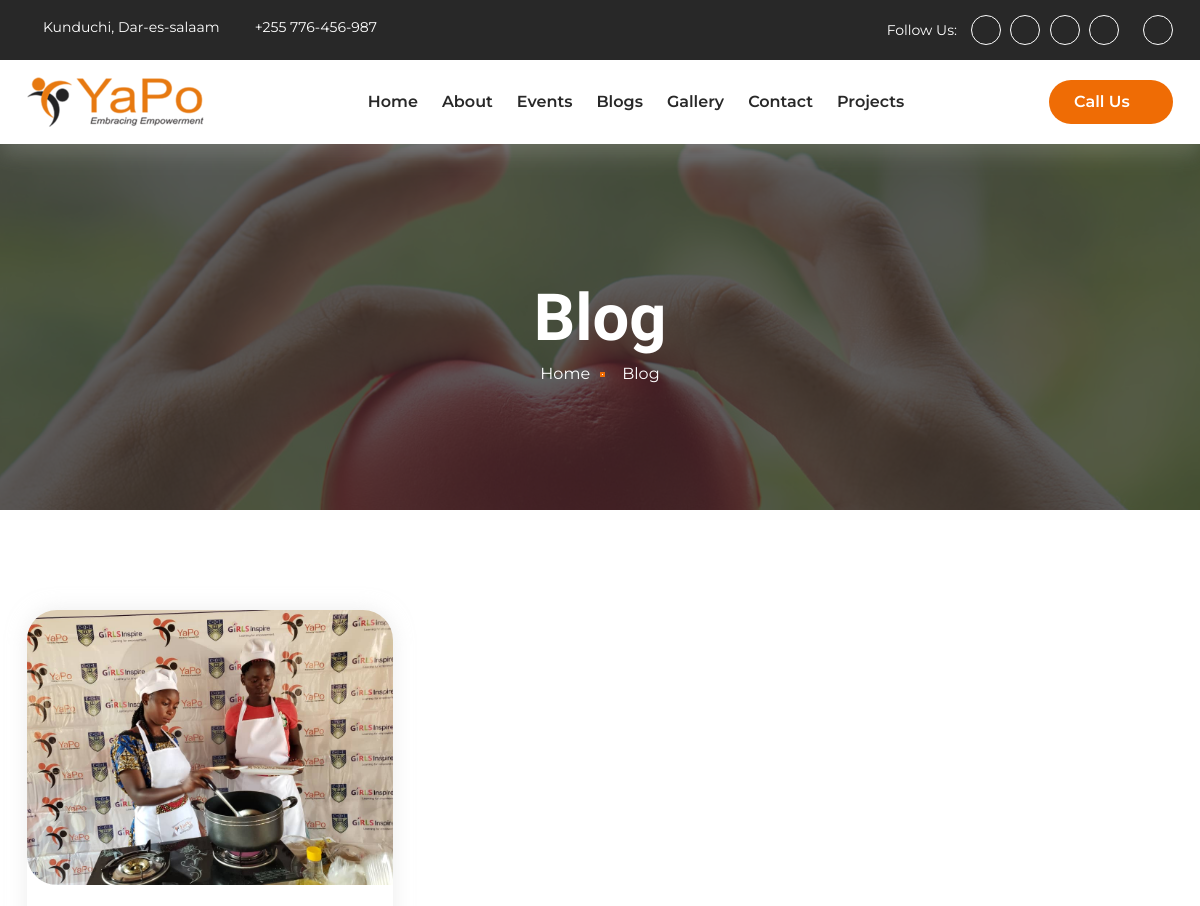
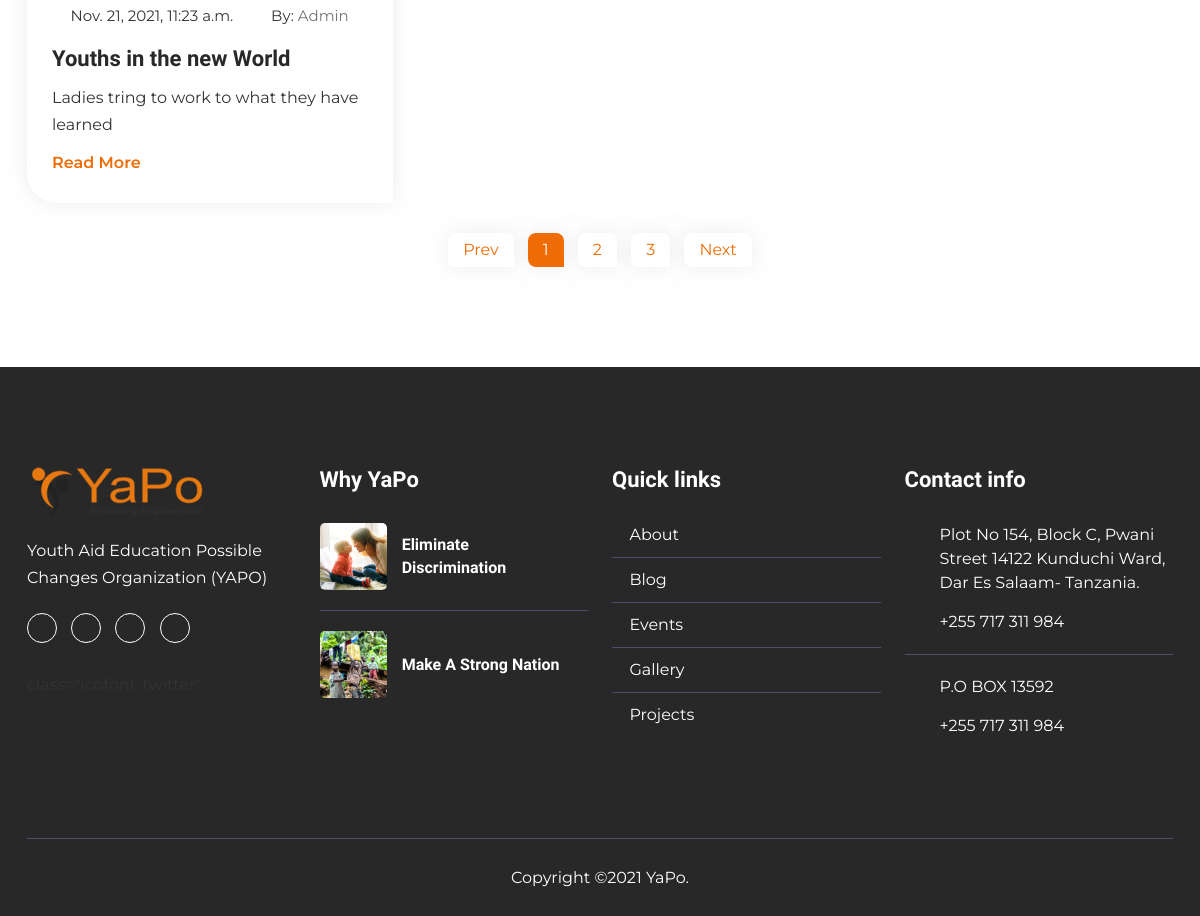
Screenshot of /blog/ with the database file from the repository (2 pictures, top to bottom).
### core/models.py (models this page shows, shortened)
class Blog(models.Model):
    title = models.CharField(max_length=120)
    image1 = models.FileField()
    time = models.DateTimeField(auto_now_add=True)
    overview = models.CharField(max_length=300)
    image2 = models.FileField()
    description = models.TextField()
    author = models.CharField(max_length=300)
    author_image = models.FileField()
    author_name = models.CharField(max_length=125)

### core/views.py (the view)
# urls.py: path('blog/', blog, name='blog'),
def blog(request):
    blogs = Blog.objects.all()
    context = {
      'blogs': blogs
    }
    return render(request, 'blog.html', context)

### templates/blog.html
{% extends 'base.html' %}
{% load static %}
{% block content %}
    <div class="page-title-area title-bg-six">
        <div class="d-table">
            <div class="d-table-cell">
                <div class="container">
                    <div class="title-item">
                        <h2>Blog</h2>
                        <ul>
                            <li>
                                <a href="{% url 'index' %}">Home</a>
                            </li>
                            <li>
                                <span>Blog</span>
                            </li>
                        </ul>
                    </div>
                </div>
            </div>
        </div>
    </div>
    <section class="blog-area three ptb-100">
        <div class="container">
            <div class="row">
                {% for blog in blogs %}
                <div class="col-sm-6 col-lg-4">
                    <div class="blog-item">
                        <div class="top">
                            <a href="{% url 'blog-details' blog.id %}">
                                <img src="{{ blog.image1.url }}" alt="Blog">
                            </a>
                        </div>
                        <div class="bottom">
                            <ul>
                                <li>
                                    <i class="icofont-calendar"></i>
                                    <span>{{ blog.time }}</span>
                                </li>
                                <li>
                                    <i class="icofont-user-alt-3"></i>
                                    <span>By:</span>
                                    <a href="{% url 'blog-details' blog.id %}">{{ blog.author }}</a>
                                </li>
                            </ul>
                            <h3>
                                <a href="{% url 'blog-details' blog.id %}">{{ blog.title }}</a>
                            </h3>
                            <p>{{ blog.overview }}</p>
                            <a class="blog-btn" href="{% url 'blog-details' blog.id %}">Read More</a>
                        </div>
                    </div>
                </div>
                {% endfor %}
            </div>
            <div class="pagination-area">
                <ul>
                    <li>
                        <a href="#">Prev</a>
                    </li>
                    <li>
                        <a class="active" href="#">1</a>
                    </li>
                    <li>
                        <a href="#">2</a>
                    </li>
                    <li>
                        <a href="#">3</a>
                    </li>
                    <li>
                        <a href="#">Next</a>
                    </li>
                </ul>
            </div>
        </div>
    </section>
{% endblock content %}

### static/assets/css/meanmenu.css (style rules this page uses)
body { font-family:oswald,sans-serif;padding:0;margin:0;font-size:15px;background-color:#f1f1f1 }

### static/assets/css/style.css (style rules this page uses)
body { font-family:open sans,sans-serif;color:#757575;background-color:#fff;font-size:16px }
h1,h2,h3,h4,h5,h6 { font-weight:700;color:#282828;font-family:quicksand,sans-serif }
p { line-height:1.7 }
a { -webkit-transition:.5s all ease;transition:.5s all ease;text-decoration:none }
img { max-width:100% }
.d-table { width:100%;height:100% }
.d-table-cell { vertical-align:middle }
.ptb-100 { padding-top:100px;padding-bottom:100px }
ul { margin:0;padding:0 }
.container { max-width:1170px }
.blog-area { background-color:#f9f9f9 }
.blog-item { background-color:#fff;margin-bottom:30px;border-radius:30px 30px 0 30px;-webkit-transition:.5s all ease;transition:.5s all ease }
.blog-item .top a { display:block }
.blog-item .top a img { width:100%;border-radius:30px 30px 0 30px;-webkit-transition:.5s all ease;transition:.5s all ease }
.blog-item .bottom { padding:25px 25px 28px }
.blog-item .bottom ul { margin-bottom:16px }
.blog-item .bottom ul li { list-style-type:none;display:inline-block;margin-right:15px;font-size:15px }
.blog-item .bottom ul li:last-child { margin-right:0 }
.blog-item .bottom ul li i { color:#ef6c05;display:inline-block;margin-right:3px;position:relative;top:-1px }
.blog-item .bottom ul li span { display:inline-block }
.blog-item .bottom ul li a { display:inline-block;color:#757575 }
.blog-item .bottom h3 { font-size:22px;margin-bottom:10px;line-height:1.4 }
.blog-item .bottom h3 a { color:#282828 }
.blog-item .bottom p { margin-bottom:12px }
.blog-item .bottom .blog-btn { display:inline-block;font-weight:600;color:#ef6c05 }
.blog-area.three { background-color:#fff }
.blog-area.three .blog-item { -webkit-box-shadow:0 0 20px 0 #dddddd8c;box-shadow:0 0 20px 0 #dddddd8c }
.title-bg-six { background-image:url(../img/banner/title-bg6.jpg) }
.page-title-area { height:450px;background-size:cover;background-position:center center;background-repeat:no-repeat;position:relative }
.page-title-area:before { position:absolute;content:'';width:100%;height:100%;top:0;left:0;background-color:#282828;opacity:.75 }
.page-title-area .title-item { position:relative;z-index:1;text-align:center;margin-top:95px }
.page-title-area .title-item h2 { font-size:65px;color:#fff;margin-bottom:5px }
.page-title-area .title-item ul li { list-style-type:none;display:inline-block;margin-left:14px;margin-right:14px;position:relative }
.page-title-area .title-item ul li:before { position:absolute;content:'';width:5px;height:5px;top:10px;left:60px;background-color:#fff;-webkit-transition:.5s all ease;transition:.5s all ease;-webkit-animation:rotate360 1s infinite linear;animation:rotate360 1s infinite linear;border:2px solid #ef6c05 }
.page-title-area .title-item ul li:last-child:before { display:none }
.page-title-area .title-item ul li a { display:inline-block;color:#fff }
.page-title-area .title-item ul li span { display:inline-block;color:#fff }
.pagination-area { text-align:center }
.pagination-area ul li { list-style-type:none;display:inline-block;margin-left:5px;margin-right:5px }
.pagination-area ul li a { display:block;color:#ef6c05;background-color:#fff;-webkit-box-shadow:0 0 20px 0 #dddddd8c;box-shadow:0 0 20px 0 #dddddd8c;padding:5px 15px;border-radius:8px 8px 0 8px }
.pagination-area ul li a:hover,.pagination-area ul li a.active { color:#fff;background-color:#ef6c05 }

### rows the page displays
Blog: image1 (picture), time "Nov. 21, 2021, 11:23 a.m.", author "Admin", title "Youths in the new World", overview "Ladies tring to work to what they have learned"
